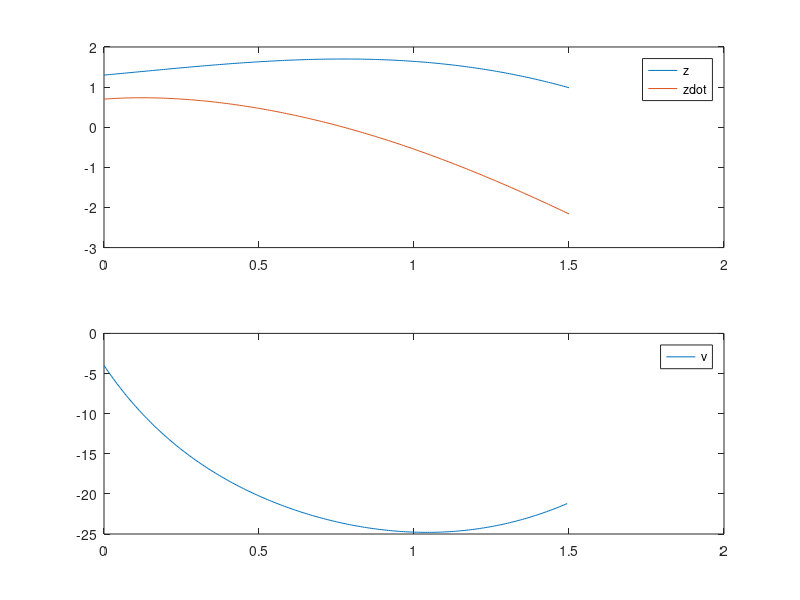

Write MATLAB code to recreate this figure.
function startercode035552
[T,X,U,XFORDISPLAY] = RunSimulation;
PlotResults(T,X,U);
z = mat2str(XFORDISPLAY(1),8)
zdot = mat2str(XFORDISPLAY(2),8)
end

function [actuators,data] = initControlSystem(sensors,references,parameters,data)
%%%%%%%%%%%%%%%%%%
% MODIFY
data.A = [0 1;-0.2 0.9];
data.B = [0;0.1];
data.C = [0, 1]
data.xhat = [0; 0];
data.u = 0;

qC = eye(length(data.A-1));
rC = 10.0;

qO = 1.3;
rO = eye(length(data.A-1));

data.K = lqr(data.A, data.B, qC, rC);
data.L = lqr(data.A', data.C', inv(rO), inv(qO))';
%
%%%%%%%%%%%%%%%%%%
[actuators,data] = runControlSystem(sensors,references,parameters,data);
end

function [actuators,data] = runControlSystem(sensors,references,parameters,data)
%%%%%%%%%%%%%%%%%%
% MODIFY
zE = 1;
vE = 2*zE-6;
u = -data.K * data.xhat;
y = sensors.z - 0;
data.xhat=data.xhat+(data.A*data.xhat+data.B*u-data.L*(data.C*data.xhat-y))*parameters.tStep;
actuators.v = u + vE;
%
%%%%%%%%%%%%%%%%%%
end

function [T,X,U,XFORDISPLAY] = RunSimulation
[t,x,tStep,nSteps,nStepsForDisplay] = InitSimulation;
T = t;
X = x;
U = [];
controller.init = @initControlSystem;
controller.run = @runControlSystem;
controller.sensors = GetSensors(t,x);
controller.references = struct;
controller.parameters = struct('tStep',tStep);
controller.data = struct;
[controller.actuators,controller.data] = ...
    controller.init(controller.sensors, ...
                    controller.references, ...
                    controller.parameters, ...
                    controller.data);
for iStep = 1:nSteps
    u = GetInput(controller.actuators);
    [t,x] = ode45(@(t,x) GetXDot(t,x,u),[t t+tStep],x);
    t = t(end);
    x = x(end,:)';
    controller.sensors = GetSensors(t,x);
    [controller.actuators,controller.data] = ...
    controller.run(controller.sensors, ...
                    controller.references, ...
                    controller.parameters, ...
                    controller.data);
    T = [T t];
    X = [X x];
    U = [U u];
    if iStep==nStepsForDisplay
        XFORDISPLAY = x;
    end
end
end

function [t,x,tStep,nSteps,nStepsForDisplay] = InitSimulation
t = 0;
x = [1.30; 0.70];
tStep = 0.006;
nStepsForDisplay = 25;
nSteps = 250;
end

function u = GetInput(actuators)
u = actuators.v;
end

function sensors = GetSensors(t,x)
sensors.t = t;
sensors.z = x(1);
end

function xdot = GetXDot(t,x,u)
xdot = [x(2); (1/10)*(-(-9*x(2)+2*x(1)+-6)+u(1))];
end

function PlotResults(T,X,U)
clf;
subplot(2,1,1);
plot(T,X);
legend('z','zdot');
subplot(2,1,2);
plot(T(1:end-1),U);
legend('v');
end
